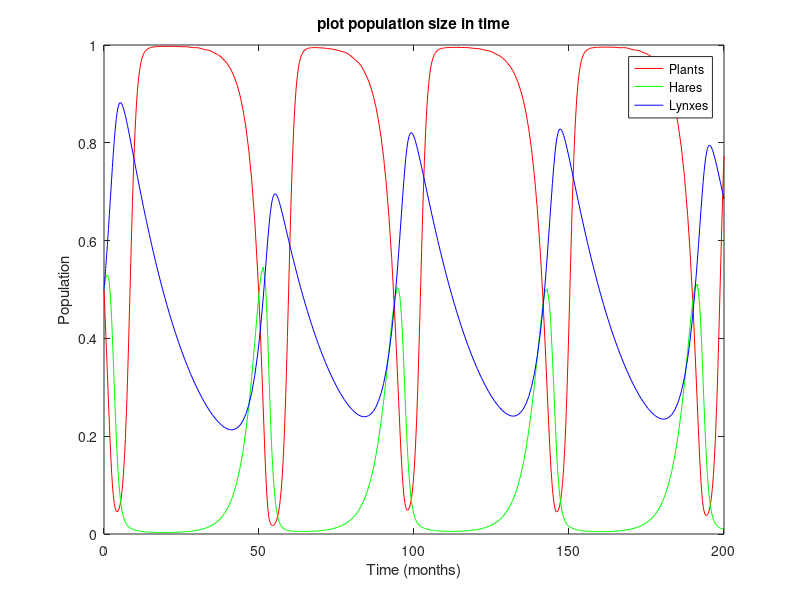
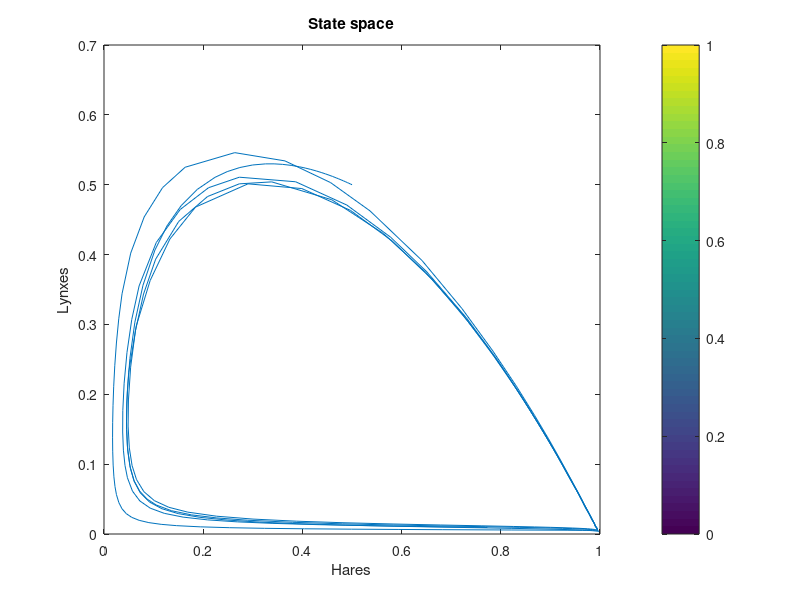
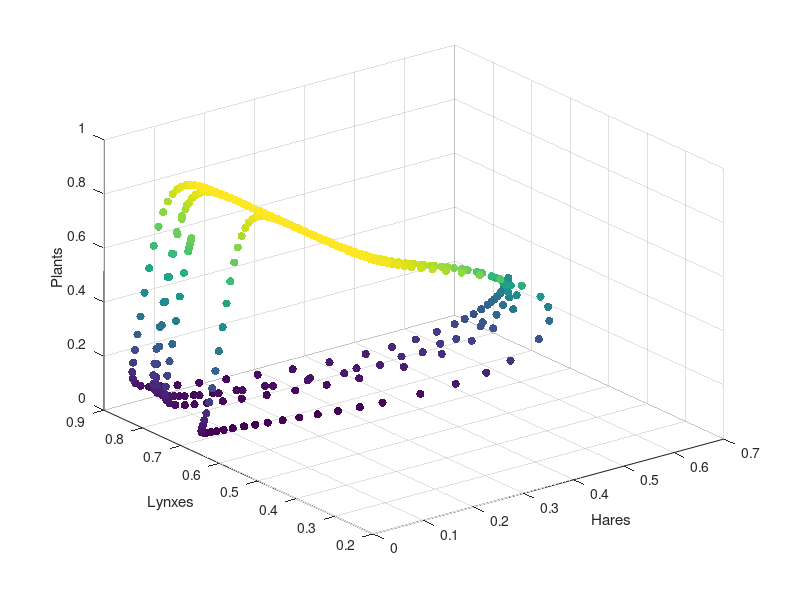

The MATLAB source for these figures, in order:
% Scenario 1: The system exhibits stable oscillations with a periodicity of approximately 70 months.
% Lucia Ller
%Time span is from 0 till 200 months so:
timespan = [0 200]; 
% Initial populations of plants, hares, and lynxes as given
y0  = [0.5 0.5 0.5]; 

function dydt = plants_hare_lynx(t, y)
% Parameters
a1 = 8; % Growth rate of hares
a2 = 0.8 ; % Growth rate of lynxes
b1 = 8; % Predation rate of hares on plants
b2 = 2; % Predation rate of lynxes on hares
d1 = 0.5; % Death rate of hares
d2 = 0.05; % Death rate of lynxes

% Define periodicity of approximately 70 months
period = 70;
t_mod = mod(t, period); 

% Differential equations
dydt = zeros(3, 1);
dydt(1) = y(1)*(1-y(1)) - ((a1*y(1)) / (1+b1*y(1)))*y(2);
dydt(2) = ((a1*y(1)) / (1+b1*y(1)))*y(2)-d1*y(2)-((a2*y(2))/(1+b2*y(2)))*y(3);
dydt(3) = ((a2*y(2)) / (1+b2*y(2)))*y(3)-d2*y(3);
end


% Plots
% plot population size in time
figure("Name","plot population size in time")
[t, y] = ode45(@plants_hare_lynx, timespan, y0);
plot(t, y(:, 1), 'r', t, y(:, 2), 'g', t, y(:, 3), 'b');
xlabel('Time (months)');
ylabel('Population');
legend('Plants', 'Hares', 'Lynxes');
title('plot population size in time');

figure("Name",'State space')
plot(y(:,1),y(:,2));
title('State space')
xlabel('Hares');
ylabel('Lynxes');
colorbar;

% 3D plot state space
figure("Name","Plot state space")
scatter3(y(:, 2), y(:, 3), y(:, 1), [], y(:, 1), 'filled');
xlabel('Hares');
ylabel('Lynxes');
zlabel('Plants');